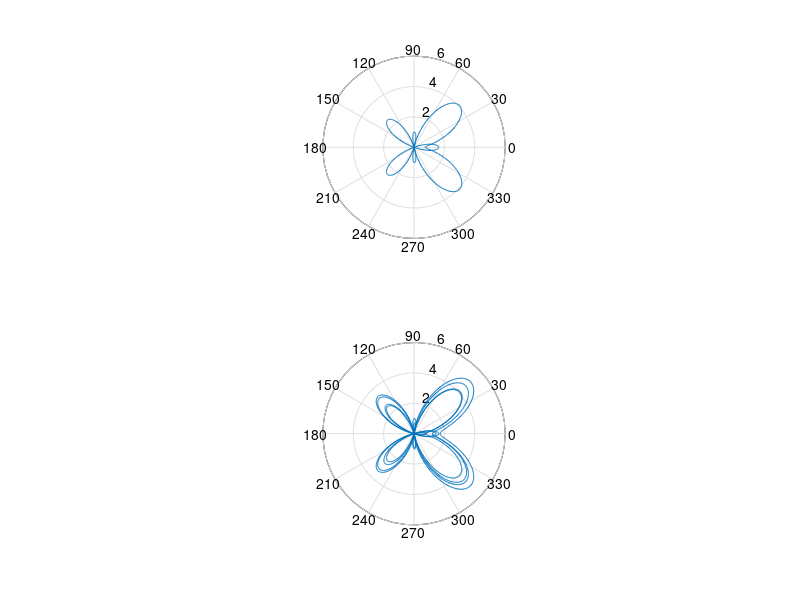

This chart was generated by the following MATLAB code:
%% Math 181 Project 1: Problem 3

%In MATLAB, the subplot command creates two plots in one window
subplot(2,1,1)
%First I vary theta over the interval 0:2*pi to observe the behaviour of
%the graph
t=0:.01:2*pi;
%This is the expression that represents the curve
r=exp(cos(t))-2*cos(4*t)+(sin(t/12)).^5;
%Now, by using the polar function, I can plot the function over the
%interval 0:2*pi
polar(t,r)

%I observe that with the above interval, only one loop was created. I
%therefore multiply by 4 to yield 4 loops, thus reproducing the curve 
subplot(2,1,2)
t2=0:.01:8*pi;
r2=exp(cos(t2))-2*cos(4*t2)+(sin(t2/12)).^5;
polar(t2,r2)